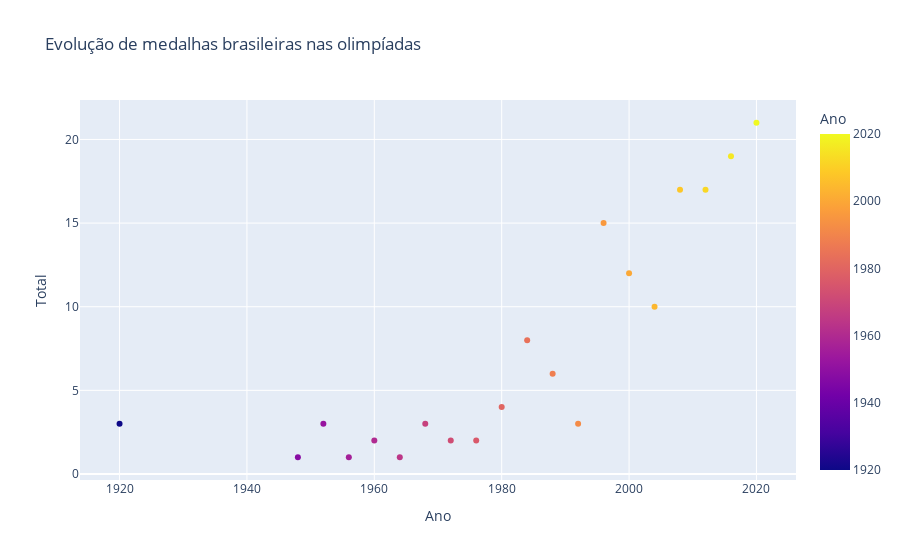

Notebook code for this chart:
### Code cell
medals_bra = px.scatter(df, x='Ano', y='Total', title='Evolução de medalhas brasileiras nas olimpíadas', color='Ano')
medals_bra.show()

### Figure 1 — Plotly figure (JSON) as saved in the notebook; plotly's stock layout.template omitted (floating-point values rounded to 4 significant figures)
{"data": [{"hovertemplate": "Ano=%{marker.color}<br>Total=%{y}<extra></extra>", "legendgroup": "", "marker": {"color": [2020, 2016, 2012, 2008, 2004, 2000, 1996, 1992, 1988, 1984, 1980, 1976, 1972, 1968, 1964, 1960, 1956, 1952, 1948, 1920], "coloraxis": "coloraxis", "symbol": "circle"}, "mode": "markers", "name": "", "orientation": "v", "showlegend": false, "type": "scatter", "x": [2020, 2016, 2012, 2008, 2004, 2000, 1996, 1992, 1988, 1984, 1980, 1976, 1972, 1968, 1964, 1960, 1956, 1952, 1948, 1920], "xaxis": "x", "y": [21, 19, 17, 17, 10, 12, 15, 3, 6, 8, 4, 2, 2, 3, 1, 2, 1, 3, 1, 3], "yaxis": "y"}], "layout": {"coloraxis": {"colorbar": {"title": {"text": "Ano"}}, "colorscale": [[0, "#0d0887"], [0.1111, "#46039f"], [0.2222, "#7201a8"], [0.3333, "#9c179e"], [0.4444, "#bd3786"], [0.5556, "#d8576b"], [0.6667, "#ed7953"], [0.7778, "#fb9f3a"], [0.8889, "#fdca26"], [1, "#f0f921"]]}, "legend": {"tracegroupgap": 0}, "title": {"text": "Evolução de medalhas brasileiras nas olimpíadas"}, "xaxis": {"anchor": "y", "domain": [0, 1], "title": {"text": "Ano"}}, "yaxis": {"anchor": "x", "domain": [0, 1], "title": {"text": "Total"}}}}
